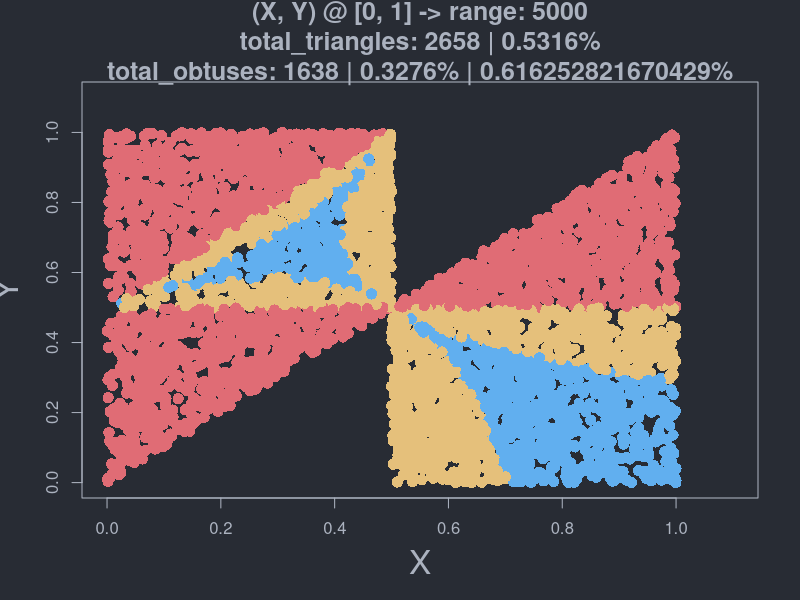
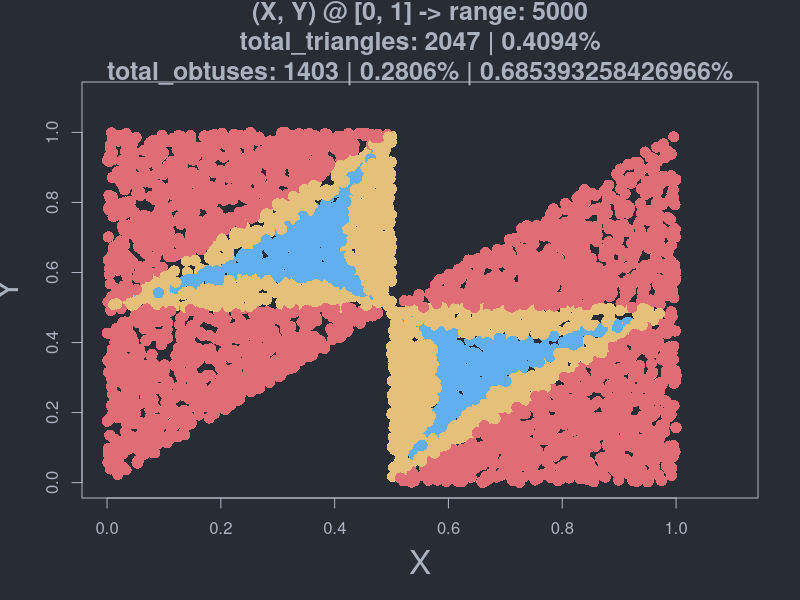

Write R code to recreate these figures, in order.


round_decimal <- function(x, digits, chars = TRUE) {
    if (grepl(x = x, pattern = "\\.")) {
        y <- as.character(x)
        pos <- grep(unlist(strsplit(x = y, split = "")), pattern = "\\.", value = FALSE)
        if (chars) {
            return(
                as.double(substr(x = x, start = 1, stop = pos + digits))
            )
        }
        return(
            as.double(substr(x = x, start = 1, stop = pos + digits))
        )
    } else {
        return(
            as.double(format(round(x, 2), nsmall = 2))
        )
    }
}




obtuses <- 0
is_obtuse_triangle <- function(a, b, c) {
    values <- c(a, b, c)
    first_min <- min(values)
    filtered <- list()

    max_ = max(values)
    second_min <- NULL
    for (value in values) {
        if (value == first_min) {
            next
        }
        filtered <- append(filtered, value)
        # print(value)
    }
    if (length(filtered) == 1 || length(filtered) == 0) {
        second_min <- first_min
    } else if (length(filtered) == 2) {
        second_min <- min(unlist(filtered))
    }
    # print(first_min)
    # print(second_min)
    # print(max_)

    values <- c(first_min, second_min, max_) ^ 2
    # suma celor mai mici mai mica decat cea mai mare
    suma_minime <- values[1] + values[2]

    if (suma_minime < values[3]) {
        obtuses <<- obtuses + 1
        # print(values)
        # cat(" min=", first_min, "second_min=", second_min, "max=", max_, "\n")
        # cat(" min^2 =", values[1], "second_min^2 =", values[2], " < ", "max^2=", values[3], "\n")
        # cat("\n")
        return (TRUE)
    }
    return (FALSE)
}


is_triangle_method_1 <- function(a, b, c) {
    if (a + b > c && a + c > b && b + c > a) {
        return (TRUE)
    }
    return (FALSE)
}

is_triangle_method_2 <- function(a, b, c) {
    if (a <= 0.5 && b <= 0.5 && c <= 0.5) {
        return (TRUE)
    }
    return (FALSE)
}



generate_xy <- function(total = 5000) {

    # 5000 individual unique random values between [0, 1]
    x <- runif(total, 0, 1)
    y <- c()
    for (xx in x) {
        diff_from_0_to_x <- xx
        diff_from_x_to_1 <- abs(1 - xx)
        if (diff_from_0_to_x > diff_from_x_to_1) {
            yy <- runif(1, min=0, max=xx)
        } else {
            yy <- runif(1, min=xx, max=1)
        }
        y <- append(y, yy)
    }

    y_counter <- table(y)
    print(max(y_counter))
    print(y_counter[which.max(y_counter)])
    # why dataframe?
    # its much easier to manage
    return (data.frame(x = x, y = y))
}


generate_dataframe <- function(
    dataframe,
    swap = FALSE,
    is_triangle = is_triangle_method_1
) {
    pairs = list(list(dataframe$x), list(dataframe$y))
    colors = c()
    triangle = c()
    obtuse = c()
    aa <- c()
    bb <- c()
    cc <- c()
    for (iter in seq_len(length(dataframe$y))) {
        # print(iter)
        x <- pairs[[1]][[1]][iter]
        y <- pairs[[2]][[1]][iter]

        if (swap) {
            if (x > y) {
                z <- x
                x <- y
                y <- z
            }
        }

        a <- x
        b <- abs(x - y)
        c <- abs(1 - y)

        # create the columns for dataframe
        aa <- append(aa, a)
        bb <- append(bb, b)
        cc <- append(cc, c)

        # check if the a, b, c lengths form a triangle
        if (is_triangle(a, b, c)) {
            triangle <- append(triangle, TRUE)

            # check if the a, b, c lengths form an obtuse triangle
            if (is_obtuse_triangle(a, b, c)) {
                obtuse <- append(obtuse, TRUE)
                colors <- append(colors, "#E5C07B")
            } else {
                colors <- append(colors, "#61AFEF")
                obtuse <- append(obtuse, FALSE)
            }
        } else {
            # have to initialize with default values
            colors <- append(colors, "#E06C75")
            triangle <- append(triangle, FALSE)
            obtuse <- append(obtuse, FALSE)
        }
    }
    # cat("obtuses=", length(which(obtuse==TRUE)), "\n")
    dataframe[,"a"] <- aa
    dataframe[,"b"] <- bb
    dataframe[,"c"] <- cc
    dataframe[,"color"] <- colors
    dataframe[,"triangle"] <- triangle
    dataframe[,"obtuse"] <- obtuse
    return (dataframe)
}


get_total_triangles_probability <- function(dataframe, total) {
    total_triangles = length(which(dataframe$triangle==TRUE))
    return (total_triangles / total)
}


get_total_obtuses_probability_from_all_points <- function(dataframe, total) {
    total_triangles = length(which(dataframe$obtuse==TRUE))
    return (total_triangles / total)
}
get_total_obtuses_probability_from_all_triangles <- function(dataframe, total) {
    total_triangles = length(which(dataframe$triangle==TRUE))
    total_obtuses = length(which(dataframe$obtuse==TRUE))
    return (total_obtuses / total_triangles)
}

# punctul 2
get_mean_lengths <- function(dataframe) {
    as_mean = paste("all a's mean: ", mean(dataframe$a), sep="")
    # print(as_mean)
    bs_mean = paste("all b's mean: ", mean(dataframe$b), sep="")
    # print(bs_mean)
    cs_mean = paste("all c's mean: ", mean(dataframe$c), sep="")
    # print(cs_mean)

    # individual means for the first 5
    for (i in 1:5) {
        a = dataframe$a[i]
        b = dataframe$b[i]
        c = dataframe$c[i]
        # cat(a, b, c, "\n")

        mean_a_b_c = mean(c(a, b, c))
        # print(mean_a_b_c)
    }
}

submain <- function(total, triangle_func, filename, swap) {
    xy <- generate_xy(total)
    # print(head(xy))
    dataframe <- generate_dataframe(
        xy,
        swap=swap,
        is_triangle = triangle_func)

    total_triangles <- length(which(dataframe$triangle==TRUE))
    triangle_prob <- get_total_triangles_probability(dataframe, total)

    total_obtuses <- length(which(dataframe$obtuse==TRUE))
    # punctul 4
    obtuses_prob_from_all_points <- get_total_obtuses_probability_from_all_points(dataframe, total)
    obtuses_prob_from_triangles <- get_total_obtuses_probability_from_all_triangles(dataframe, total)

    main_text <- paste(
        "(X, Y) @ [0, 1] -> range: ",
        total,
        "\n",
        "total_triangles: ",
        total_triangles,
        " | ",
        triangle_prob, "%",
        "\n",
        "total_obtuses: ",
        total_obtuses,
        " | ",
        obtuses_prob_from_all_points, "%",
        " | ",
        obtuses_prob_from_triangles, "%",
        sep="")

    # punctul 3.a
    size <- 600
    white <- "#ABB2BF"
    png(file = filename,
        width = size,
        height = size)
    # options(repr.plot.width = 500, repr.plot.height = 500)
    par(bg = "#282C34", fg=white)
    # dev.new(width = 1000, height = 1000, unit = "px")
    plot(
        x = dataframe$x,
        y = dataframe$y,
        xlab = "X",
        ylab = "Y",
        xlim = c(0,1.1),
        ylim = c(0,1.1),
        main = main_text,
        col.main = white,
        col.sub = white,       # Subtitle color
        col.lab = white,    # X and Y-axis labels color
        col.axis = white,   # Tick labels color
        col = dataframe$color,
        pch = 16,
        cex = 1.5,
        cex.main = 1.5,   # Title size
        cex.sub = 0.5,  # Subtitle size
        cex.lab = 2,   # X-axis and Y-axis labels size
        cex.axis = 1, # Axis labels size
        # family = "monaco"
    )
    # print(dev.size("px"))
    # rect(0, 0, 1000, 1000, col = "#282C34", border = NULL)

    # text <- "asiodujbasiodb aiosgbdioasbd"
    # mtext(text)
    # plotted <- recordPlot()
    dev.off()

    # means for a, b, c
    get_mean_lengths(dataframe)


    # punctul 3.b
    triangle_prob_string = paste("probability for triangles: ", triangle_prob, "%", sep="")
    obtuse_prob_string = paste("probability for obtuses from all points: ", obtuses_prob_from_all_points, "%", sep="")
    obtuse_prob_string = paste("probability for obtuses from all triangles: ", obtuses_prob_from_triangles, "%", sep="")
    # print(length(which(dataframe$x==0.33)))
}


main <- function(total = 5000) {
    filename_no_swap = paste("plot-no-swap-", total, ".png", sep="")
    filename_swap = paste("plot-swap-", total, ".png", sep="")
    submain(total, is_triangle_method_1, filename_no_swap, swap = FALSE)
    submain(total, is_triangle_method_1, filename_swap, swap = TRUE)
}



# haha, programare procedurala
# main(100000)
# probability: 0.24949 (asta e cam cea mai accurate)
main()

